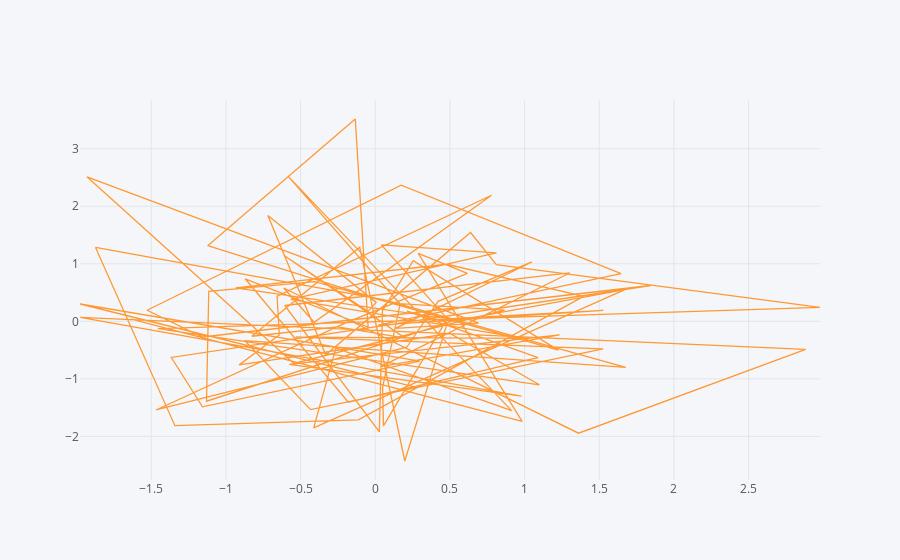

Write notebook code for a chart like this one.
### Code cell
df1.iplot(kind = 'scatter', x = 'A', y = 'B')
